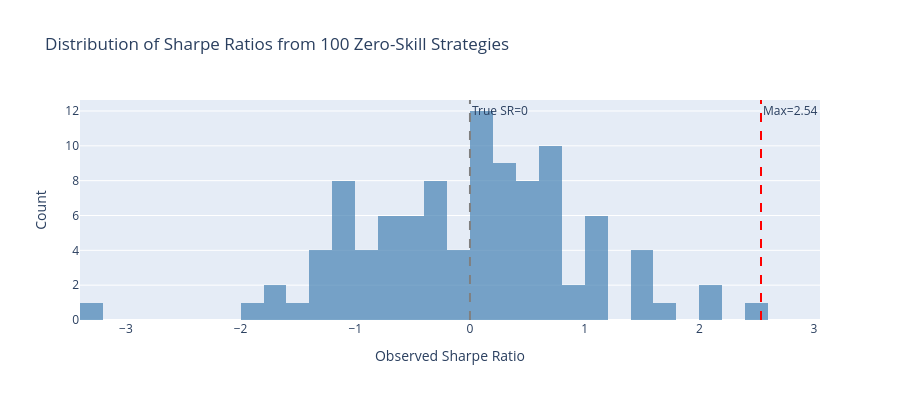

Notebook code cell kept with this figure:
### Code cell
# Visualize the distribution
fig = go.Figure()

fig.add_trace(
    go.Histogram(
        x=results["all_sharpes"],
        nbinsx=30,
        name="Observed Sharpes",
        marker_color="steelblue",
        opacity=0.7,
    )
)

# Add markers
fig.add_vline(x=0, line_dash="dash", line_color="gray", annotation_text="True SR=0")
fig.add_vline(
    x=results["max_sharpe"],
    line_dash="dash",
    line_color="red",
    annotation_text=f"Max={results['max_sharpe']:.2f}",
)

fig.update_layout(
    title="Distribution of Sharpe Ratios from 100 Zero-Skill Strategies",
    xaxis_title="Observed Sharpe Ratio",
    yaxis_title="Count",
    height=400,
)
show_plot(fig)

### Figure 1 — Plotly figure (JSON) as saved in the notebook; plotly's stock layout.template omitted (floating-point values rounded to 4 significant figures)
{"data": [{"marker": {"color": "steelblue"}, "name": "Observed Sharpes", "nbinsx": 30, "opacity": 0.7, "type": "histogram", "x": [-0.06191, 0.4009, -1.226, 2.537, 1.484, 1.682, 1.126, -0.5411, -0.3793, 0.3352, 1.588, -1.088, -0.4697, 0.127, 0.552, -1.552, -1.149, -1.361, 0.006569, 0.1914, 0.3626, -1.715, -1.005, -0.7935, 0.2813, -1.158, -0.2019, -0.6221, 0.008653, 0.06448, -0.2032, 0.7636, 0.214, 0.632, 1.033, -0.6122, -0.2051, 0.527, -0.9536, 0.1111, -0.05653, -0.7217, -0.5972, -1.22, 0.06834, -0.3083, 0.642, -0.3353, 0.7809, -1.214, 1.148, 0.2463, 0.9945, 0.3066, 1.104, 0.01637, 0.6291, -0.1885, 0.5835, 0.6124, -0.841, 0.3002, 0.06221, 1.59, -0.8957, 0.6845, 0.395, 0.1335, 2.094, 0.477, -0.425, 0.5376, 0.7609, 0.03372, -0.1875, -1.043, 1.522, 0.2344, 0.5682, -0.7033, -0.4943, -0.9409, -1.151, 1.063, 0.4839, 0.1732, 1.135, -0.392, -3.295, -0.5009, 0.8056, -1.186, 0.6887, 0.6289, -1.7, 2.085, -1.818, -0.7895, -0.3902, -1.09]}], "layout": {"annotations": [{"showarrow": false, "text": "True SR=0", "x": 0, "xanchor": "left", "xref": "x", "y": 1, "yanchor": "top", "yref": "y domain"}, {"showarrow": false, "text": "Max=2.54", "x": 2.537, "xanchor": "left", "xref": "x", "y": 1, "yanchor": "top", "yref": "y domain"}], "height": 400, "shapes": [{"line": {"color": "gray", "dash": "dash"}, "type": "line", "x0": 0, "x1": 0, "xref": "x", "y0": 0, "y1": 1, "yref": "y domain"}, {"line": {"color": "red", "dash": "dash"}, "type": "line", "x0": 2.537, "x1": 2.537, "xref": "x", "y0": 0, "y1": 1, "yref": "y domain"}], "title": {"text": "Distribution of Sharpe Ratios from 100 Zero-Skill Strategies"}, "xaxis": {"title": {"text": "Observed Sharpe Ratio"}}, "yaxis": {"title": {"text": "Count"}}}}
